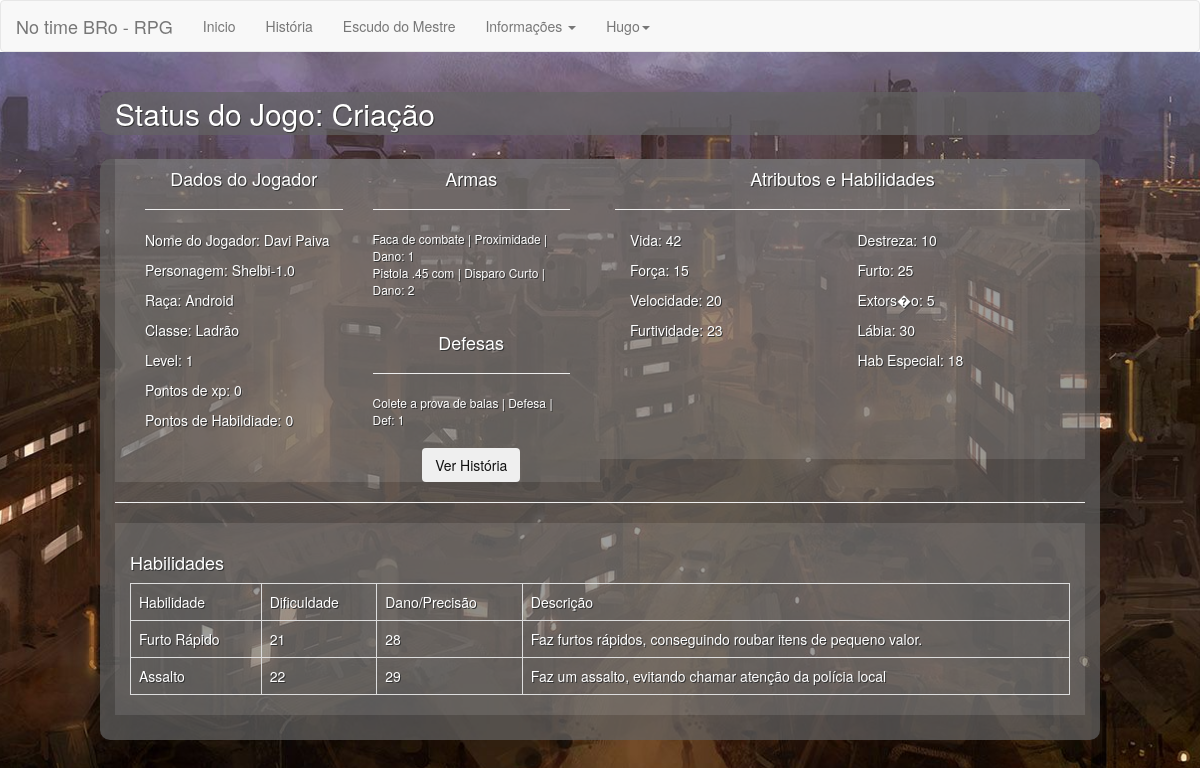
Page /?url=MostrarPlayer&Player=4 (signed in) on the earlier database version.
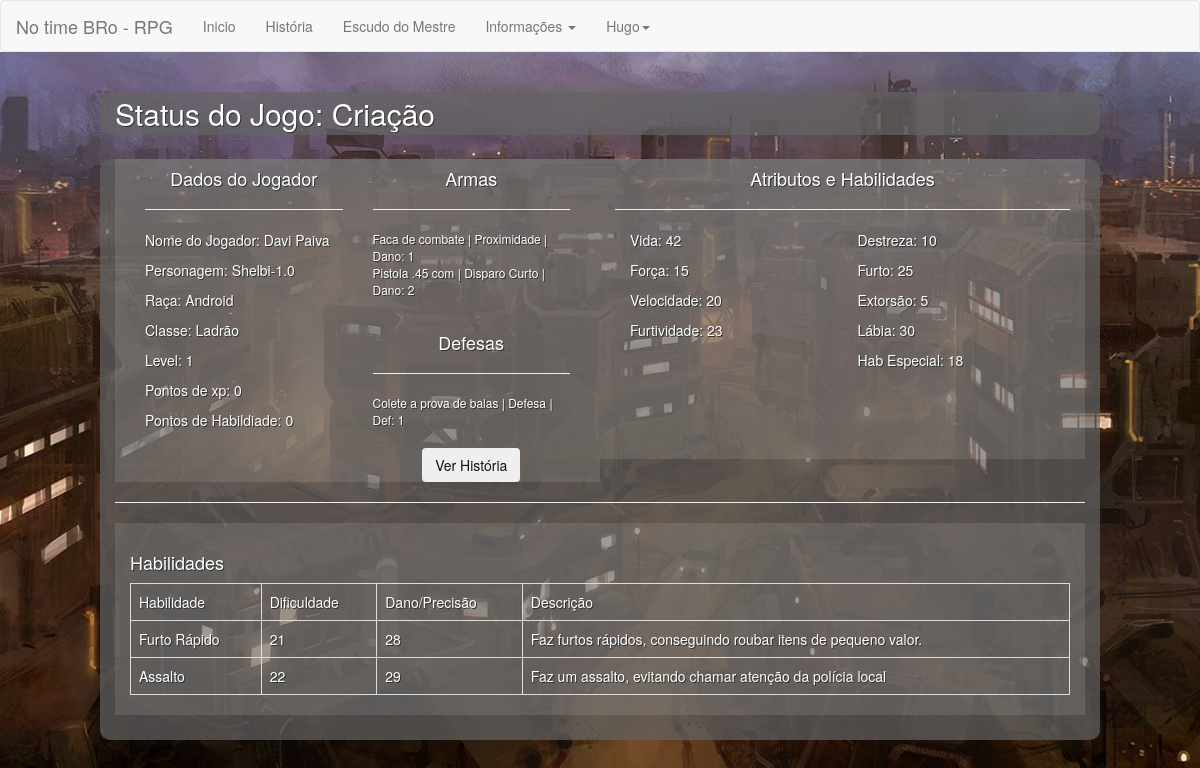
Same page on the later database version.
### tables this page shows
CREATE TABLE tb_players(
    id_player int primary key auto_increment,
    nome_player int,
    personagem_player varchar(255),
    raca_player int,
    classe_player int,
    xp_player int,
    lv_player int,
    atk_player int,
    hab_player int,
    atr1_titulo varchar(255),
    atr1_v int,
    atr2_titulo varchar(255),
    atr2_v int,
    atr3_titulo varchar(255),
    atr3_v int,
    atr4_titulo varchar(255),
    atr4_v int,
    hab1_titulo varchar(255),
    hab1_v int,
    hab2_titulo varchar(255),
    hab2_v int,
    hab3_titulo varchar(255),
    hab3_v int,
    hab4_titulo varchar(255),
    hab4_v int,
    hab5_titulo varchar(255),
    hab5_v int,
    arma1_player int,
    arma2_player int,
    arma3_player int,
    arma4_player int,
    arma5_player int,
    def1_player int,
    def2_player int,
    def3_player int,
    habilidade1 int,
    habilidade2 int,
    habilidade3 int,
    habilidade4 int,
    habilidade5 int,
    habilidade6 int,
    habilidade7 int,
    habilidade8 int,
    habilidade9 int,
    FOREIGN KEY (nome_player) REFERENCES tb_usuarios(id_usuario),
    FOREIGN KEY (raca_player) REFERENCES tb_racas(id_raca),
    FOREIGN KEY (classe_player) REFERENCES tb_classes(id_classe),
    FOREIGN KEY (arma1_player) REFERENCES tb_item_armas(id_item_arma),
    FOREIGN KEY (arma2_player) REFERENCES tb_item_armas(id_item_arma),
    FOREIGN KEY (arma3_player) REFERENCES tb_item_armas(id_item_arma),
    FOREIGN KEY (arma4_player) REFERENCES tb_item_armas(id_item_arma),
    FOREIGN KEY (arma5_player) REFERENCES tb_item_armas(id_item_arma),
    FOREIGN KEY (def1_player) REFERENCES tb_item_def(id_item_def),
    FOREIGN KEY (def2_player) REFERENCES tb_item_def(id_item_def),
    FOREIGN KEY (def3_player) REFERENCES tb_item_def(id_item_def),
    FOREIGN KEY (habilidade1) REFERENCES tb_lista_habilidades(id_habilidade),
    FOREIGN KEY (habilidade2) REFERENCES tb_lista_habilidades(id_habilidade),
    FOREIGN KEY (habilidade3) REFERENCES tb_lista_habilidades(id_habilidade),
    FOREIGN KEY (habilidade4) REFERENCES tb_lista_habilidades(id_habilidade),
    FOREIGN KEY (habilidade5) REFERENCES tb_lista_habilidades(id_habilidade),
    FOREIGN KEY (habilidade6) REFERENCES tb_lista_habilidades(id_habilidade),
    FOREIGN KEY (habilidade7) REFERENCES tb_lista_habilidades(id_habilidade),
    FOREIGN KEY (habilidade8) REFERENCES tb_lista_habilidades(id_habilidade),
    FOREIGN KEY (habilidade9) REFERENCES tb_lista_habilidades(id_habilidade)
);

CREATE TABLE tb_usuarios(
    id_usuario int primary key auto_increment,
    nome_usuario varchar(255),
    email_usuario varchar(255),
    senha_usuario varchar(255),
    lv_usuario int default 1,
    nivel_usuario int default "0"
);

CREATE TABLE tb_racas(
    id_raca int not null primary key auto_increment,
    nome_raca varchar(255)
);

create table tb_classes (
    id_classe int primary key auto_increment,
    nome_classe varchar(255),
    atr1 varchar(255),
    atr2 varchar(255),
    atr3 varchar(255),
    atr4 varchar(255),
    hab_c1 varchar(255),
    hab_c2 varchar(255),
    hab_c3 varchar(255),
    hab_c4 varchar(255),
    hab_c5 varchar(255)
);

### configurations/functions.php (called while the page is built, shortened)
<?php
function lmWord($string, $words = '35') {
    $string = strip_tags($string);
    $count = strlen($string);
    if ($count <= $words) {
        return $string;
    } else {
        $strpos = strrpos(substr($string, 0, $words), ' ');
        return substr($string, 0, $strpos);
    }
}

### pages/MostrarPlayer.php (the view)
<?php
if(isset($_GET['Player'])){
    $Player = $_GET['Player'];
    $QueryBuscarPlayers = "
    SELECT
        p.*,
        r.nome_raca,
        c.nome_classe,
        j.nome_usuario,
        ta.descricao_item_arma,
        ta.tipo_item_arma,
        ta.dano_item_arma,
        ta1.descricao_item_arma,
        ta1.tipo_item_arma,
        ta1.dano_item_arma
    FROM tb_players p
    INNER JOIN tb_racas r
        ON p.raca_player = r.id_raca
    INNER JOIN tb_classes c
        ON p.classe_player = c.id_classe
    INNER JOIN tb_item_armas ta
        ON p.arma1_player = ta.id_item_arma
    INNER JOIN tb_item_armas ta1
        ON p.arma2_player = ta1.id_item_arma
    INNER JOIN tb_usuarios j
        ON p.nome_player = j.id_usuario
    WHERE id_player = $Player
    ";
$ExeQrBuscarPlayers = mysqli_query($connection, $QueryBuscarPlayers);
$ResQrBuscarPlayers = mysqli_num_rows($ExeQrBuscarPlayers);
if( $ResQrBuscarPlayers > 0 ){
    while($ResPlayers = mysqli_fetch_assoc($ExeQrBuscarPlayers)){
        ?>
<div class="col-xs-6 block-dados-personagem">
    <div class="col-xs-6">
        <h4 class="text-center">Dados do Jogador</h4>
        <hr>
        <p>Nome do Jogador: <?php echo $ResPlayers['nome_usuario']?></p>
        <p>Personagem: <?php echo $ResPlayers['personagem_player']?></p>
        <p>Raça: <?php echo $ResPlayers['nome_raca']?></p>
        <p>Classe: <?php echo $ResPlayers['nome_classe']?></p>
        <p>Level: <?php echo $ResPlayers['lv_player']?></p>
        <p>Pontos de xp: <?php echo $ResPlayers['xp_player']?></p>
        <p>Pontos de Habildiade: <?php echo $ResPlayers['hab_player']?></p>
    </div>
    <div class="col-xs-6">
        <?php include 'parts/add/armas.php';include 'parts/add/defesa.php';include 'parts/add/historia.php';?>
    </div>
</div>
<div class="col-xs-6 block-dados-personagem">
    <h4 class="text-center">Atributos e Habilidades</h4>
    <hr>
    <div class="col-xs-6">
        <p><?php echo $ResPlayers['atr1_titulo'] . ": " . $ResPlayers['atr1_v'];?></p>
        <p><?php echo $ResPlayers['atr2_titulo'] . ": " . $ResPlayers['atr2_v'];?></p>
        <p><?php echo $ResPlayers['atr3_titulo'] . ": " . $ResPlayers['atr3_v'];?></p>
        <p><?php echo $ResPlayers['atr4_titulo'] . ": " . $ResPlayers['atr4_v'];?></p>
    </div>
    <div class="col-xs-6">
        <p><?php echo $ResPlayers['hab1_titulo'] . ": " . $ResPlayers['hab1_v'];?></p>
        <p><?php echo $ResPlayers['hab2_titulo'] . ": " . $ResPlayers['hab2_v'];?></p>
        <p><?php echo $ResPlayers['hab3_titulo'] . ": " . $ResPlayers['hab3_v'];?></p>
        <p><?php echo $ResPlayers['hab4_titulo'] . ": " . $ResPlayers['hab4_v'];?></p>
        <p>Hab <?php echo $ResPlayers['hab5_titulo'] . ": " . $ResPlayers['hab5_v'];?></p>
    </div>
</div>
<div class="clearfix"></div>
<hr>
<div class="col-xs-12 block-dados-personagem" style="min-height: 20px;padding-top:20px">
    <?php
        include 'parts/add/habilidades.php';
        ?>
</div>
<?php
    }
}
}

### parts/add/armas.php (shortened to what the changed rows need)
<?php
$QueryBuscarArmas = "
    SELECT * FROM
        tb_item_armas
    WHERE
    (id_item_arma = $ResPlayers[arma1_player] AND dano_item_arma >= 1)
    OR (id_item_arma = $ResPlayers[arma2_player] AND dano_item_arma > 0)
    OR (id_item_arma = $ResPlayers[arma3_player] AND dano_item_arma > 0)
    OR (id_item_arma = $ResPlayers[arma4_player] AND dano_item_arma > 0)
    OR (id_item_arma = $ResPlayers[arma5_player] AND dano_item_arma > 0)
";
$ExeQrBuscarArmas = mysqli_query($connection, $QueryBuscarArmas);
$ResQrBuscarArmas = mysqli_num_rows($ExeQrBuscarArmas);
if($ResQrBuscarArmas > 0){
    ?>
<h4 class="text-center">Armas</h4>
<hr>
<p style="font-size:12px">
    <?php
    while($ArmasPlayer = mysqli_fetch_assoc($ExeQrBuscarArmas)){
        echo
           lmWord($ArmasPlayer['descricao_item_arma'],16)." | " .$ArmasPlayer['tipo_item_arma']." | Dano: " . $ArmasPlayer['dano_item_arma'];
        echo "<br>";
    }
    ?>
</p>
<?php
}

### parts/add/defesa.php
<?php
$QueryBuscarDef = "
    SELECT * FROM
        tb_item_def
    WHERE
    (id_item_def = $ResPlayers[def1_player] AND dano_item_def >= 1)
    OR (id_item_def = $ResPlayers[def2_player] AND dano_item_def >= 1)
    OR (id_item_def = $ResPlayers[def3_player] AND dano_item_def >= 1)
";
$ExeQrBuscarDef = mysqli_query($connection, $QueryBuscarDef);
$ResQrBuscarDef = mysqli_num_rows($ExeQrBuscarDef);
if($ResQrBuscarDef > 0){
    ?>
<h4 class="text-center">Defesas</h4>
<hr>
<p style="font-size:12px">
    <?php
    while($DefPlayer = mysqli_fetch_assoc($ExeQrBuscarDef)){
        echo
            $DefPlayer['descricao_item_def'] .
            " | " . $DefPlayer['tipo_item_def'] .
            " | Def: " . $DefPlayer['dano_item_def'];
        echo "<br>";
    }
    ?>
</p>
<?php
}

### parts/add/historia.php (shortened to what the changed rows need)
<div class="col-xs-12 text-center" style="margin-top:10px">
    <button class="btn btn-md" style="color:#111" data-toggle="modal" data-target="#VerHistoria">Ver História</button>
</div>

### parts/add/habilidades.php
<?php
$QueryBuscarHabilidades = "
    SELECT * FROM
        tb_lista_habilidades
    WHERE
           id_habilidade = $ResPlayers[habilidade1]
        OR id_habilidade = $ResPlayers[habilidade2]
        OR id_habilidade = $ResPlayers[habilidade3]
        OR id_habilidade = $ResPlayers[habilidade4]
        OR id_habilidade = $ResPlayers[habilidade5]
        OR id_habilidade = $ResPlayers[habilidade6]
        OR id_habilidade = $ResPlayers[habilidade7]
        OR id_habilidade = $ResPlayers[habilidade8]
        OR id_habilidade = $ResPlayers[habilidade9]
    LIMIT 1,10
    ";
$ExeQrBuscarHabilidades = mysqli_query($connection, $QueryBuscarHabilidades);
$ResQrBuscarHabilidades = mysqli_num_rows($ExeQrBuscarHabilidades);
if($ResQrBuscarHabilidades > 0){
    ?>
    <h4>Habilidades</h4>
    <table border="1" class="table table-bordered">
        <tr>
            <td>Habilidade</td>
            <td>Dificuldade</td>
            <td>Dano/Precisão</td>
            <td>Descrição</td>
        </tr>
    <?php
    while($HabilidadesPlayer = mysqli_fetch_assoc($ExeQrBuscarHabilidades)){
        ?>
        <tr>
            <td><?php echo $HabilidadesPlayer['habilidade']?></td>
            <td><?php echo $HabilidadesPlayer['dif_habilidade']?></td>
            <td><?php echo $HabilidadesPlayer['dano_habilidade']?></td>
            <td><?php echo $HabilidadesPlayer['descricao_habilidade']?></td>
        </tr>
        <?php
    }
    ?>
    </table>
    <?php
}

Differences in the rows shown:
changed tb_players "Shelbi-1.0": hab3_titulo "Extors�o" → "Extorsão"
